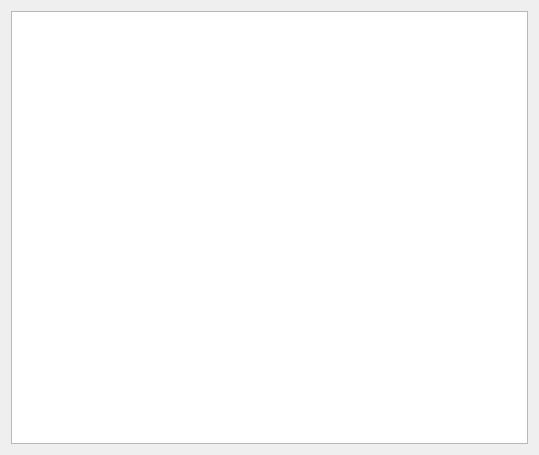
<?xml version="1.0" encoding="UTF-8"?>
<ui version="4.0">
 <class>WkfInteractionPrefWidget</class>
 <widget class="QWidget" name="WkfInteractionPrefWidget">
  <property name="geometry">
   <rect>
    <x>0</x>
    <y>0</y>
    <width>539</width>
    <height>455</height>
   </rect>
  </property>
  <property name="windowTitle">
   <string>交互线</string>
  </property>
  <layout class="QVBoxLayout" name="verticalLayout">
   <item>
    <widget class="QTreeWidget" name="treeWidget">
     <property name="columnCount">
      <number>2</number>
     </property>
     <attribute name="headerVisible">
      <bool>false</bool>
     </attribute>
     <attribute name="headerDefaultSectionSize">
      <number>200</number>
     </attribute>
     <attribute name="headerStretchLastSection">
      <bool>false</bool>
     </attribute>
     <column>
      <property name="text">
       <string notr="true">1</string>
      </property>
     </column>
     <column>
      <property name="text">
       <string notr="true">2</string>
      </property>
     </column>
    </widget>
   </item>
  </layout>
 </widget>
 <resources/>
 <connections/>
</ui>
